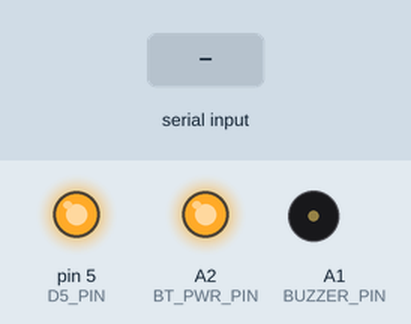
This sketch was run on a simulated Arduino Nano, built with avr-gcc and run on an emulated ATmega328P. Parts: output pins drawn as LEDs (lit = HIGH), buzzer (waves = sounding). The inputs (shaded band) are chosen by the test bench. What the sketch prints to the serial monitor is not drawn.

Above: at 1.2 s.
1.3 s: "." received over Serial
2.9 s: "1" received over Serial
Timing chart, 0 to 5.9 s (numbered marks = the images above; inputs shaded):
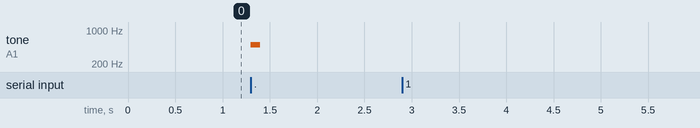

The sketch:

FoneAstraSample.ino
```cpp
#include "foneastrapins.h"
#include <SoftwareSerial.h>

// Creates a SoftwareSerial so you can talk to the
SoftwareSerial swSerial(SW_UART_RX_PIN, SW_UART_TX_PIN); // RX, TX

void setup(void) {
  //set up the HW UART to communicate with the BT module
  Serial.begin(38400);
  swSerial.begin(38400);

  // Provide power to BT
  pinMode(BT_PWR_PIN,OUTPUT);
  digitalWrite(BT_PWR_PIN,HIGH);

  // Turn on the red light
  pinMode(RED_LED_PIN,OUTPUT);
  digitalWrite(RED_LED_PIN, HIGH);
}


void printBattery(void) {
  // Get the battery level from a builtin ADC
  unsigned short battLvlADC = analogRead(BATT_LVL_PIN);

  // Convert that ADC value to a rough estimation of volt
  float battLvlVoltage = 0.0032 * battLvlADC;
  float key;

  // Print out the raw ADC value, and the voltage, followed by a Newline
  Serial.print("raw batt lvl: ");
  Serial.print(battLvlADC);
  Serial.print(" voltage at BATT_LVL: ");
  Serial.print(battLvlVoltage);
  Serial.println();

  // Do the same for the swSerial, connected to the PC
  swSerial.print("raw batt lvl: ");
  swSerial.print(battLvlADC);
  swSerial.print(" voltage at BATT_LVL: ");
  swSerial.print(battLvlVoltage);
  swSerial.println();


  if( Serial.available() > 0 ){
  Serial.print("\n Serial Available! \n");
  key = Serial.read();
  swSerial.print(key);
  Serial.print(key);
  }

}

void buzzdot(void){
  //buzz for a short time
  tone( BUZZER_PIN, 500, 100 );
  delay( 100 );
}

void buzzdash(void){
  //buzz for a short time
  tone( BUZZER_PIN, 500, 500 );
  delay( 100 );
}

void morse(void){
  //char myChar;
  if(Serial.available() > 0){
   //Citation: http://arduino.cc/en/Reference/sizeof
   //Citation: http://arduino.cc/en/Reference/StreamRead

   for(int i=0; i < /*sizeof(myChar)*/Serial.available(); i++){
     char myChar = Serial.read();
     if(myChar == '.'){
       buzzdot();
     }else if(myChar == '-'){
       buzzdash();
     }else{
       Serial.print(myChar);
       Serial.print(" is unknown character, please use dot . or dash - only \n");
       swSerial.print(myChar);
       swSerial.print(" is unknown character, please use dot . or dash - only \n");
       swSerial.println();
     }
     delay(600);
   }
   }
 }

void loop(void) {
  morse();
}
```

foneastrapins.h
```cpp
#ifndef __FONEASTRA_PINS_H__
#define __FONEASTRA_PINS_H__

/*
this file maps pins on the FoneAstra board to an AtMega328 based Arduino (Uno, mini, pro mini)
Arduino-ATMega pin mapping available at:
http://www.arduino.cc/en/Hacking/PinMapping168
*/

//SS1_PIN

//BUZZER_PIN: an audio buzzer is connected to this pin.

//BT_PWR_PIN: this controls power to the BT module. driving this high turns the module on, low is off.

//A3_PIN

//I2C SDA, SCL pins already defined in Contents/Resources/Java/hardware/arduino/variants/standard/pins_arduino.h

//BATT_LVL_PIN: this is a voltage divider and used for an approximate measure of battery charge

//A7_PIN

//INT0_PIN: goes high when a BT device connects (blue LED goes on), low otherwise.

//INT1_PIN: connected to a tactile switch. Goes high when the switch is pressed.

//BT_RESET_PIN: this pin can reset the BT module.

//D5_PIN

//ONEWIRE_PIN: 1-wire sensors are connected to this pin. The temperature sensor used in HMB & VAX apps is a 1wb sensor.

//WALL_PIN: high when a usb charger is connected to the board, low otherwise.
//
//the BT module is connected to ATMega's h/w UART, so for apps that use the BT module, we have a software UART
//for the serial console. foneastra's UARTs are accessible on a 2x6 male header. The pins on the inner row are the
//HW UART & used for downloading code on the board. The pins on the outer row are the SW UART & can be used with
//the serial console if HW UART is being used for BT communications
//
//SW_UART_RX: the rx pin of the s/w uart

//SW_UART_TX: the tx pin of the h/w uart.

//SPI SS, MOSI, MISO, SCK pns already defined in pins_arduino.h

#define SS1_PIN A0
#define BUZZER_PIN A1
#define BT_PWR_PIN A2
#define A3_PIN A3

//I2C pins. Already defined in Contents/Resources/Java/hardware/arduino/variants/standard/pins_arduino.h
//#define SDA A4
//#define SCL A5

#define BATT_LVL_PIN A6
#define A7_PIN A7

#define HW_UART_RX_PIN 0
#define HW_UART_TX_PIN 1
#define INT0_PIN 2
#define INT1_PIN 3
#define BT_RESET_PIN 4
#define D5_PIN 5
#define ONEWIRE_PIN 6
#define WALL_PIN 7
#define SW_UART_RX_PIN 8
#define SW_UART_TX_PIN 9

#define RED_LED_PIN D5_PIN
#define GREEN_LED_PIN SCK

//SPI pins. Already defined in Contents/Resources/Java/hardware/arduino/variants/standard/pins_arduino.h
//#define SS 10
//#define MOSI 11
//#define MISO 12
//#define SCK 13

#endif
```

Measured:
- after the input at 1.3 s, tone on A1 (BUZZER_PIN): silent → 500 Hz at once, → silent 0.10 s later
- after the input at 2.9 s, every drawn part: stays the same
